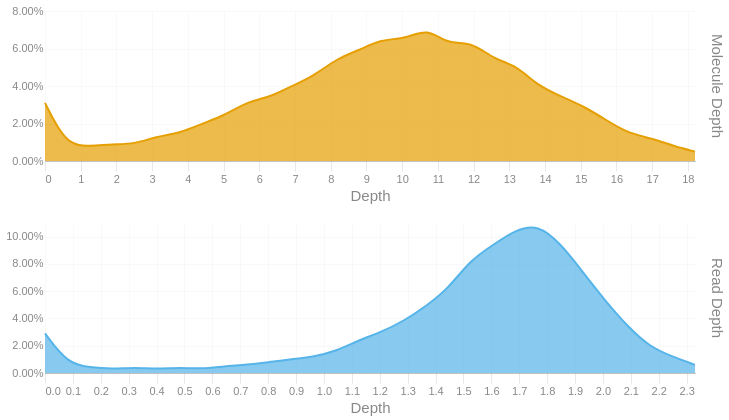

Here is the notebook cell this chart was saved with:
### Code cell
readdep = depth_hist(tb['Read Depth'], q99, 3)
readdep = readdep.with_columns(pl.lit('Read Depth').alias('Metric'))
if not SKIPLR:
    moldep = depth_hist(tb['Molecule Depth'], mol_q99, 1)
    moldep = moldep.with_columns(pl.lit('Molecule Depth').alias('Metric'))
    _hist = pl.concat([readdep, moldep])
    _hist = _hist.filter(pl.col('Proportion') != 0)
    with SafeRender(_hist):
        (
            alt.Chart(_hist)        
            .mark_area(interpolate = "basis")
            .encode(
                x=alt.X('Bin:Q').scale(domainMin=0).axis(alt.Axis(title='Depth')),
                y = alt.Y('Proportion:Q', title = None).axis(format = '.2%'),
                color = alt.Color('Metric:N').legend(None),
                row = alt.Row("Metric:N").header(title = None, labelOrient = 'right'),
                tooltip = [
                    alt.Tooltip("Metric:N", title = "Metric"),
                    alt.Tooltip('Interval:N', title = "Depth Interval"),
                    alt.Tooltip('Proportion:Q', title = "% Alignments").format('.2%')
                ]
            )
            .resolve_scale(x='independent', y='independent')
            .properties(
                height = 150, width = 650,
                usermeta={'embedOptions': {'downloadFileName': f'{samplename}.depth.hist'}}
            )
        ).display()
else:
    readdep = readdep.filter(pl.col('Proportion') != 0)
    with SafeRender(readdep):
        (
            alt.Chart(readdep)        
            .mark_area(interpolate = "basis")
            .encode(
                x=alt.X('Bin:Q').scale(domainMin=0).axis(alt.Axis(title='Depth')),
                y = alt.Y('Proportion:Q', title = None).axis(format = '.2%'),
                tooltip = [
                    alt.Tooltip('Interval:N', title = "Depth Interval"),
                    alt.Tooltip('Proportion:Q', title = "% Alignments").format('.2%')
                ]
            )
            .properties(
                usermeta={'embedOptions': {'downloadFileName': f'{samplename}.depth.hist'}}
            )
        ).display()

### Figure 1 — Vega-Lite specification as saved in the notebook (floating-point values rounded to 4 significant figures)
{"width": 650, "height": 150, "config": {"title": {"anchor": "start", "dy": -15, "fontSize": 18, "color": "#888888", "subtitleColor": "#888888", "subtitleFontSize": 14}, "arc": {"fill": "#0072B2"}, "axis": {"domainColor": "#888888", "domainWidth": 0.5, "gridWidth": 0.2, "grid": false, "titleFontWeight": 400, "titleFontSize": 15, "labelFontSize": 11, "labelColor": "#888888", "tickColor": "#888888", "tickWidth": 0.2, "titleColor": "#888888"}, "axisBand": {"grid": false}, "axisX": {"grid": true, "tickSize": 10, "domainCap": "round"}, "axisY": {"domain": false, "grid": true, "tickSize": 0, "domainCap": "round"}, "background": "transparent", "header": {"labelFontSize": 15, "labelColor": "#888888", "titleFontSize": 15, "titleFontWeight": 600, "titleColor": "#888888"}, "legend": {"labelFont": "sans-serif", "labelFontSize": 12, "labelColor": "#888888", "symbolSize": 100, "symbolType": "circle", "titleFontSize": 12, "titlePadding": 10, "titleColor": "#888888", "title": null}, "range": {"category": ["#E69F00", "#56B4E9", "#009E73", "#F0E442", "#0072B2", "#D55E00", "#CC79A7", "#000000"], "diverging": ["#cfe8f3", "#a2d4ec", "#73bfe2", "#46abdb", "#1696d2", "#12719e"]}, "area": {"fill": "#0072B2", "fillOpacity": 0.7, "line": true, "strokeOpacity": 0.7}, "line": {"color": "#0072B2", "stroke": "#0072B2", "strokeWidth": 2}, "trail": {"color": "#0072B2", "stroke": "#0072B2", "strokeWidth": 0, "size": 1}, "point": {"filled": true, "fillOpacity": 1.0, "size": 95}, "text": {"color": "#888888", "fontSize": 11, "align": "right", "fontWeight": 400, "size": 11}, "bar": {"fill": "#0072B2", "stroke": null}, "view": {"stroke": null, "continuousWidth": 660, "continuousHeight": 400}}, "data": {"name": "data-d066be6d2388edd562186519eed3a0dd"}, "mark": {"type": "area", "interpolate": "basis"}, "encoding": {"color": {"field": "Metric", "legend": null, "type": "nominal"}, "row": {"field": "Metric", "header": {"title": null, "labelOrient": "right"}, "type": "nominal"}, "tooltip": [{"field": "Metric", "title": "Metric", "type": "nominal"}, {"field": "Interval", "title": "Depth Interval", "type": "nominal"}, {"field": "Proportion", "format": ".2%", "title": "% Alignments", "type": "quantitative"}], "x": {"axis": {"title": "Depth"}, "field": "Bin", "scale": {"domainMin": 0}, "type": "quantitative"}, "y": {"axis": {"format": ".2%"}, "field": "Proportion", "title": null, "type": "quantitative"}}, "resolve": {"scale": {"x": "independent", "y": "independent"}}, "usermeta": {"embedOptions": {"downloadFileName": "S1_Annapolis_14.depth.hist"}}, "$schema": "https://vega.github.io/schema/vega-lite/v6.1.0.json", "datasets": {"data-d066be6d2388edd562186519eed3a0dd": [{"Bin": 0.0, "Interval": "0.0-0.08", "Proportion": 0.029, "Metric": "Read Depth"}, {"Bin": 0.08, "Interval": "0.08-0.161", "Proportion": 0.007, "Metric": "Read Depth"}, {"Bin": 0.161, "Interval": "0.161-0.241", "Proportion": 0.004, "Metric": "Read Depth"}, {"Bin": 0.241, "Interval": "0.241-0.321", "Proportion": 0.003, "Metric": "Read Depth"}, {"Bin": 0.321, "Interval": "0.321-0.402", "Proportion": 0.004, "Metric": "Read Depth"}, {"Bin": 0.402, "Interval": "0.402-0.482", "Proportion": 0.003, "Metric": "Read Depth"}, {"Bin": 0.482, "Interval": "0.482-0.562", "Proportion": 0.004, "Metric": "Read Depth"}, {"Bin": 0.562, "Interval": "0.562-0.643", "Proportion": 0.003, "Metric": "Read Depth"}, {"Bin": 0.643, "Interval": "0.643-0.723", "Proportion": 0.005, "Metric": "Read Depth"}, {"Bin": 0.723, "Interval": "0.723-0.803", "Proportion": 0.006, "Metric": "Read Depth"}, {"Bin": 0.803, "Interval": "0.803-0.884", "Proportion": 0.008, "Metric": "Read Depth"}, {"Bin": 0.884, "Interval": "0.884-0.964", "Proportion": 0.01, "Metric": "Read Depth"}, {"Bin": 0.964, "Interval": "0.964-1.044", "Proportion": 0.012, "Metric": "Read Depth"}, {"Bin": 1.044, "Interval": "1.044-1.125", "Proportion": 0.016, "Metric": "Read Depth"}, {"Bin": 1.125, "Interval": "1.125-1.205", "Proportion": 0.024, "Metric": "Read Depth"}, {"Bin": 1.205, "Interval": "1.205-1.285", "Proportion": 0.03, "Metric": "Read Depth"}, {"Bin": 1.285, "Interval": "1.285-1.366", "Proportion": 0.038, "Metric": "Read Depth"}, {"Bin": 1.366, "Interval": "1.366-1.446", "Proportion": 0.049, "Metric": "Read Depth"}, {"Bin": 1.446, "Interval": "1.446-1.526", "Proportion": 0.062, "Metric": "Read Depth"}, {"Bin": 1.526, "Interval": "1.526-1.607", "Proportion": 0.083, "Metric": "Read Depth"}, {"Bin": 1.607, "Interval": "1.607-1.687", "Proportion": 0.094, "Metric": "Read Depth"}, {"Bin": 1.687, "Interval": "1.687-1.767", "Proportion": 0.105, "Metric": "Read Depth"}, {"Bin": 1.767, "Interval": "1.767-1.848", "Proportion": 0.109, "Metric": "Read Depth"}, {"Bin": 1.848, "Interval": "1.848-1.928", "Proportion": 0.095, "Metric": "Read Depth"}, {"Bin": 1.928, "Interval": "1.928-2.008", "Proportion": 0.074, "Metric": "Read Depth"}, {"Bin": 2.008, "Interval": "2.008-2.089", "Proportion": 0.053, "Metric": "Read Depth"}, {"Bin": 2.089, "Interval": "2.089-2.169", "Proportion": 0.034, "Metric": "Read Depth"}, {"Bin": 2.169, "Interval": "2.169-2.249", "Proportion": 0.019, "Metric": "Read Depth"}, {"Bin": 2.249, "Interval": "2.249-2.33", "Proportion": 0.012, "Metric": "Read Depth"}, {"Bin": 2.33, "Interval": "2.33-2.41", "Proportion": 0.006, "Metric": "Read Depth"}, {"Bin": 0.0, "Interval": "0.0-0.6", "Proportion": 0.031, "Metric": "Molecule Depth"}, {"Bin": 0.6, "Interval": "0.6-1.3", "Proportion": 0.008, "Metric": "Molecule Depth"}, {"Bin": 1.3, "Interval": "1.3-1.9", "Proportion": 0.008, "Metric": "Molecule Depth"}, {"Bin": 1.9, "Interval": "1.9-2.5", "Proportion": 0.009, "Metric": "Molecule Depth"}, {"Bin": 2.5, "Interval": "2.5-3.1", "Proportion": 0.009, "Metric": "Molecule Depth"}, {"Bin": 3.1, "Interval": "3.1-3.8", "Proportion": 0.013, "Metric": "Molecule Depth"}, {"Bin": 3.8, "Interval": "3.8-4.4", "Proportion": 0.015, "Metric": "Molecule Depth"}, {"Bin": 4.4, "Interval": "4.4-5.0", "Proportion": 0.02, "Metric": "Molecule Depth"}, {"Bin": 5.0, "Interval": "5.0-5.7", "Proportion": 0.024, "Metric": "Molecule Depth"}, {"Bin": 5.7, "Interval": "5.7-6.3", "Proportion": 0.032, "Metric": "Molecule Depth"}, {"Bin": 6.3, "Interval": "6.3-6.9", "Proportion": 0.034, "Metric": "Molecule Depth"}, {"Bin": 6.9, "Interval": "6.9-7.5", "Proportion": 0.04, "Metric": "Molecule Depth"}, {"Bin": 7.5, "Interval": "7.5-8.2", "Proportion": 0.045, "Metric": "Molecule Depth"}, {"Bin": 8.2, "Interval": "8.2-8.8", "Proportion": 0.055, "Metric": "Molecule Depth"}, {"Bin": 8.8, "Interval": "8.8-9.4", "Proportion": 0.059, "Metric": "Molecule Depth"}, {"Bin": 9.4, "Interval": "9.4-10.1", "Proportion": 0.065, "Metric": "Molecule Depth"}, {"Bin": 10.1, "Interval": "10.1-10.7", "Proportion": 0.065, "Metric": "Molecule Depth"}, {"Bin": 10.7, "Interval": "10.7-11.3", "Proportion": 0.071, "Metric": "Molecule Depth"}, {"Bin": 11.3, "Interval": "11.3-11.9", "Proportion": 0.062, "Metric": "Molecule Depth"}, {"Bin": 11.9, "Interval": "11.9-12.6", "Proportion": 0.064, "Metric": "Molecule Depth"}, {"Bin": 12.6, "Interval": "12.6-13.2", "Proportion": 0.054, "Metric": "Molecule Depth"}, {"Bin": 13.2, "Interval": "13.2-13.8", "Proportion": 0.051, "Metric": "Molecule Depth"}, {"Bin": 13.8, "Interval": "13.8-14.5", "Proportion": 0.04, "Metric": "Molecule Depth"}, {"Bin": 14.5, "Interval": "14.5-15.1", "Proportion": 0.034, "Metric": "Molecule Depth"}, {"Bin": 15.1, "Interval": "15.1-15.7", "Proportion": 0.029, "Metric": "Molecule Depth"}, {"Bin": 15.7, "Interval": "15.7-16.3", "Proportion": 0.022, "Metric": "Molecule Depth"}, {"Bin": 16.3, "Interval": "16.3-17.0", "Proportion": 0.015, "Metric": "Molecule Depth"}, {"Bin": 17.0, "Interval": "17.0-17.6", "Proportion": 0.012, "Metric": "Molecule Depth"}, {"Bin": 17.6, "Interval": "17.6-18.2", "Proportion": 0.008, "Metric": "Molecule Depth"}, {"Bin": 18.2, "Interval": "18.2-18.85", "Proportion": 0.005, "Metric": "Molecule Depth"}]}}
